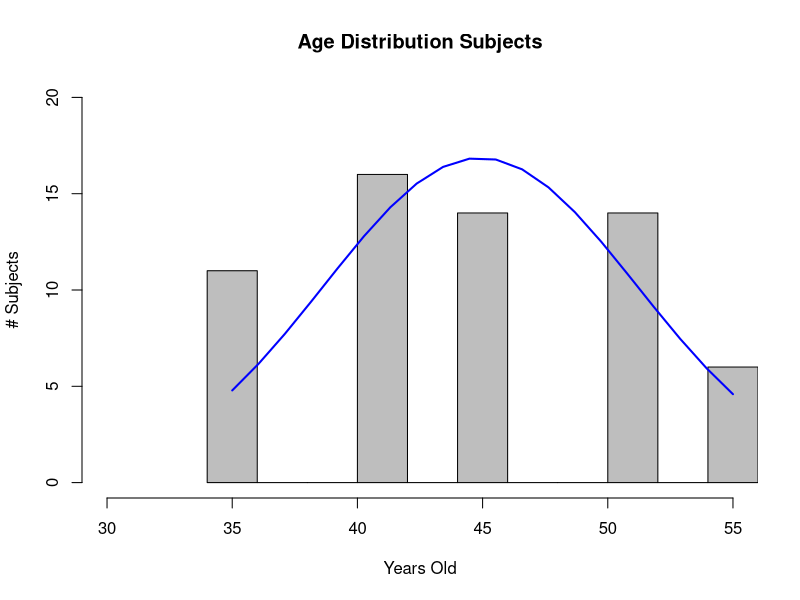
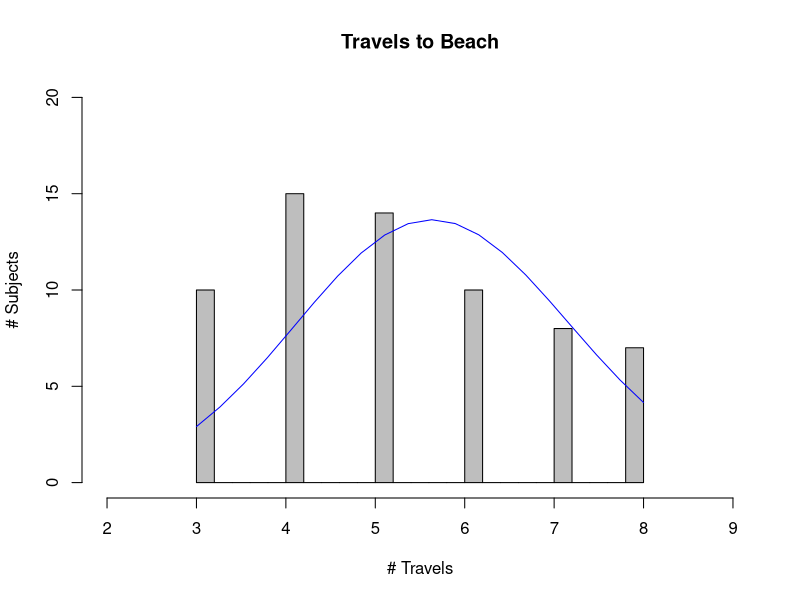

Here is the R script that generated these plots, in order:
## ---- chunk 1
knitr::opts_chunk$set(echo = TRUE)
## ---- chunk 2
yearsoldsubjects <- read.csv("yearsoldsubjects.txt",header = FALSE)
head(yearsoldsubjects)
tail(yearsoldsubjects)
colnames(yearsoldsubjects)<-"yo"
## ---- chunk 3
h<-hist(yearsoldsubjects$yo,xlab = "Years Old", ylab =  "# Subjects",main = "Age Distribution Subjects",freq = TRUE,col = "GRAY",ylim = c(0,20), xlim = c(30,55),breaks = 8,right = FALSE)
xfit<-seq(min(yearsoldsubjects$yo),max(yearsoldsubjects$yo),length=20) 
yfit<-dnorm(xfit,mean=mean(yearsoldsubjects$yo),sd=sd(yearsoldsubjects$yo)) 
yfit<-yfit*xfit*6
lines(xfit, yfit, col="blue", lwd=2)
## ---- chunk 4
yearsexpsubjects <- read.csv("yearsexpsubjects.txt",header = FALSE)
head(yearsexpsubjects)
tail(yearsexpsubjects)
colnames(yearsexpsubjects)<-"yo"
## ---- chunk 5
library(htmlTable)
getmode <- function(v) {
   uniqv <- unique(v)
   uniqv[which.max(tabulate(match(v, uniqv)))]
}

h<-hist(yearsexpsubjects$yo,xlab = "# Travels", ylab =  "# Subjects",main = "Travels to Beach",freq = TRUE,col = "GRAY",ylim = c(0,20), xlim = c(2,9),breaks = 20,right = FALSE)
xfit<-seq(min(yearsexpsubjects$yo),max(yearsexpsubjects$yo),length=20) 
yfit<-dnorm(xfit,mean=mean(yearsexpsubjects$yo),sd=sd(yearsexpsubjects$yo)) 
yfit<-yfit*xfit*10
lines(xfit, yfit, col="blue", lwd=1)

idade<-c(mean(yearsoldsubjects$yo), sd(yearsoldsubjects$yo), median(yearsoldsubjects$yo), getmode(yearsoldsubjects$yo), max(yearsoldsubjects$yo), min(yearsoldsubjects$yo))

viagem<-c(mean(yearsexpsubjects$yo), sd(yearsexpsubjects$yo), median(yearsexpsubjects$yo), getmode(yearsexpsubjects$yo), max(yearsexpsubjects$yo), min(yearsexpsubjects$yo))
idade<-round(idade, digits = 2)
viagem<-round(viagem, digits = 2)

myTable <- matrix(c(idade,viagem), ncol=6, byrow = TRUE)

htmlTable(myTable, header = c("mean","sd","median","hiFrenq","max","min"),
          rnames = c("Age", "Travel"),
          caption="Descriptive analysis of the age, number of trips of the subjects",
          tfoot="Table 4.1 from Master Degree Disertation")
